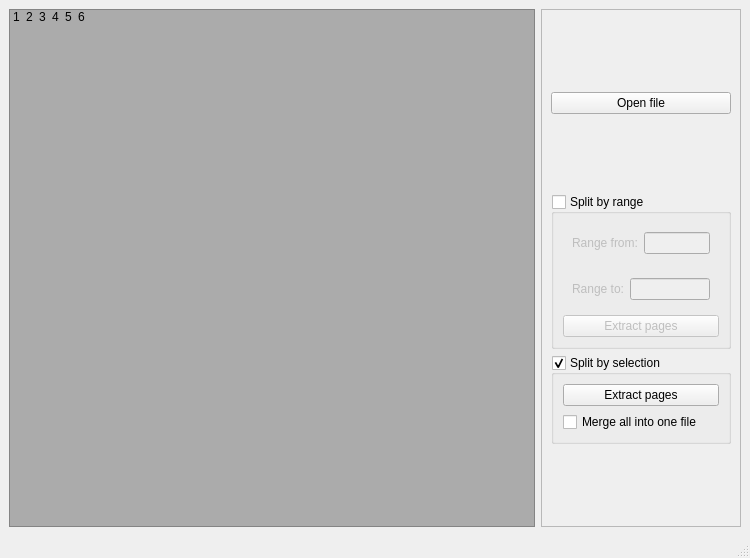
<?xml version="1.0" encoding="UTF-8"?>
<ui version="4.0">
 <class>MainWindow</class>
 <widget class="QMainWindow" name="MainWindow">
  <property name="geometry">
   <rect>
    <x>0</x>
    <y>0</y>
    <width>750</width>
    <height>558</height>
   </rect>
  </property>
  <property name="windowTitle">
   <string>MainWindow</string>
  </property>
  <widget class="QWidget" name="centralwidget">
   <layout class="QHBoxLayout" name="horizontalLayout">
    <item>
     <widget class="QListWidget" name="lw_pages">
      <property name="styleSheet">
       <string notr="true">background-color: rgb(171, 171, 171);</string>
      </property>
      <property name="dragDropMode">
       <enum>QAbstractItemView::NoDragDrop</enum>
      </property>
      <property name="selectionMode">
       <enum>QAbstractItemView::MultiSelection</enum>
      </property>
      <property name="selectionBehavior">
       <enum>QAbstractItemView::SelectItems</enum>
      </property>
      <property name="iconSize">
       <size>
        <width>250</width>
        <height>250</height>
       </size>
      </property>
      <property name="movement">
       <enum>QListView::Static</enum>
      </property>
      <property name="flow">
       <enum>QListView::LeftToRight</enum>
      </property>
      <property name="resizeMode">
       <enum>QListView::Adjust</enum>
      </property>
      <property name="spacing">
       <number>10</number>
      </property>
      <property name="viewMode">
       <enum>QListView::IconMode</enum>
      </property>
      <item>
       <property name="text">
        <string>1</string>
       </property>
       <property name="icon">
        <iconset>
         <normalon>:/newPrefix/tempshyt/&lt;PIL.PpmImagePlugin.PpmImageFile image mode=RGB size=210x357 at 0x7F80B2391D50&gt;out.jpeg</normalon>
        </iconset>
       </property>
      </item>
      <item>
       <property name="text">
        <string>2</string>
       </property>
       <property name="icon">
        <iconset>
         <normalon>:/newPrefix/tempshyt/&lt;PIL.PpmImagePlugin.PpmImageFile image mode=RGB size=244x388 at 0x7F80B22F96C0&gt;out.jpeg</normalon>
        </iconset>
       </property>
      </item>
      <item>
       <property name="text">
        <string>3</string>
       </property>
       <property name="icon">
        <iconset>
         <normalon>:/newPrefix/tempshyt/&lt;PIL.PpmImagePlugin.PpmImageFile image mode=RGB size=210x357 at 0x7F80B2393430&gt;out.jpeg</normalon>
        </iconset>
       </property>
      </item>
      <item>
       <property name="text">
        <string>4</string>
       </property>
       <property name="icon">
        <iconset>
         <normalon>:/newPrefix/tempshyt/&lt;PIL.PpmImagePlugin.PpmImageFile image mode=RGB size=210x357 at 0x7F80B2392890&gt;out.jpeg</normalon>
        </iconset>
       </property>
      </item>
      <item>
       <property name="text">
        <string>5</string>
       </property>
       <property name="icon">
        <iconset>
         <normalon>:/newPrefix/tempshyt/&lt;PIL.PpmImagePlugin.PpmImageFile image mode=RGB size=210x357 at 0x7F80B23933A0&gt;out.jpeg</normalon>
        </iconset>
       </property>
      </item>
      <item>
       <property name="text">
        <string>6</string>
       </property>
       <property name="icon">
        <iconset>
         <normalon>:/newPrefix/tempshyt/&lt;PIL.PpmImagePlugin.PpmImageFile image mode=RGB size=210x357 at 0x7F80B23931F0&gt;out.jpeg</normalon>
        </iconset>
       </property>
      </item>
     </widget>
    </item>
    <item>
     <widget class="QFrame" name="f_options">
      <property name="minimumSize">
       <size>
        <width>200</width>
        <height>0</height>
       </size>
      </property>
      <property name="maximumSize">
       <size>
        <width>200</width>
        <height>16777215</height>
       </size>
      </property>
      <property name="frameShape">
       <enum>QFrame::StyledPanel</enum>
      </property>
      <property name="frameShadow">
       <enum>QFrame::Raised</enum>
      </property>
      <layout class="QVBoxLayout" name="verticalLayout">
       <item>
        <spacer name="verticalSpacer_2">
         <property name="orientation">
          <enum>Qt::Vertical</enum>
         </property>
         <property name="sizeHint" stdset="0">
          <size>
           <width>20</width>
           <height>40</height>
          </size>
         </property>
        </spacer>
       </item>
       <item>
        <widget class="QPushButton" name="btn_open">
         <property name="text">
          <string>Open file</string>
         </property>
        </widget>
       </item>
       <item>
        <spacer name="verticalSpacer_3">
         <property name="orientation">
          <enum>Qt::Vertical</enum>
         </property>
         <property name="sizeHint" stdset="0">
          <size>
           <width>20</width>
           <height>40</height>
          </size>
         </property>
        </spacer>
       </item>
       <item>
        <widget class="QGroupBox" name="gb_range">
         <property name="maximumSize">
          <size>
           <width>16777215</width>
           <height>16777215</height>
          </size>
         </property>
         <property name="title">
          <string>Split by range</string>
         </property>
         <property name="checkable">
          <bool>true</bool>
         </property>
         <property name="checked">
          <bool>false</bool>
         </property>
         <layout class="QVBoxLayout" name="verticalLayout_3">
          <item>
           <widget class="QWidget" name="widget" native="true">
            <layout class="QHBoxLayout" name="horizontalLayout_2">
             <item>
              <widget class="QLabel" name="label">
               <property name="maximumSize">
                <size>
                 <width>16777215</width>
                 <height>20</height>
                </size>
               </property>
               <property name="text">
                <string>Range from:</string>
               </property>
              </widget>
             </item>
             <item>
              <widget class="QLineEdit" name="le_from"/>
             </item>
            </layout>
           </widget>
          </item>
          <item>
           <widget class="QWidget" name="widget_2" native="true">
            <layout class="QHBoxLayout" name="horizontalLayout_3">
             <item>
              <widget class="QLabel" name="label_2">
               <property name="maximumSize">
                <size>
                 <width>16777215</width>
                 <height>20</height>
                </size>
               </property>
               <property name="text">
                <string>Range to:</string>
               </property>
              </widget>
             </item>
             <item>
              <widget class="QLineEdit" name="le_to"/>
             </item>
            </layout>
           </widget>
          </item>
          <item>
           <widget class="QPushButton" name="btn_split_range">
            <property name="text">
             <string>Extract pages</string>
            </property>
           </widget>
          </item>
         </layout>
        </widget>
       </item>
       <item>
        <widget class="QGroupBox" name="gb_select">
         <property name="title">
          <string>Split by selection</string>
         </property>
         <property name="checkable">
          <bool>true</bool>
         </property>
         <layout class="QVBoxLayout" name="verticalLayout_2">
          <item>
           <widget class="QPushButton" name="btn_split_sel">
            <property name="text">
             <string>Extract pages</string>
            </property>
           </widget>
          </item>
          <item>
           <widget class="QCheckBox" name="cb_merge">
            <property name="layoutDirection">
             <enum>Qt::LeftToRight</enum>
            </property>
            <property name="text">
             <string>Merge all into one file</string>
            </property>
           </widget>
          </item>
         </layout>
        </widget>
       </item>
       <item>
        <spacer name="verticalSpacer">
         <property name="orientation">
          <enum>Qt::Vertical</enum>
         </property>
         <property name="sizeHint" stdset="0">
          <size>
           <width>20</width>
           <height>40</height>
          </size>
         </property>
        </spacer>
       </item>
      </layout>
     </widget>
    </item>
   </layout>
  </widget>
  <widget class="QMenuBar" name="menubar">
   <property name="geometry">
    <rect>
     <x>0</x>
     <y>0</y>
     <width>750</width>
     <height>20</height>
    </rect>
   </property>
  </widget>
  <widget class="QStatusBar" name="statusbar"/>
 </widget>
 <resources>
  <include location="../../QPdfReader/temp.qrc"/>
 </resources>
 <connections/>
</ui>
